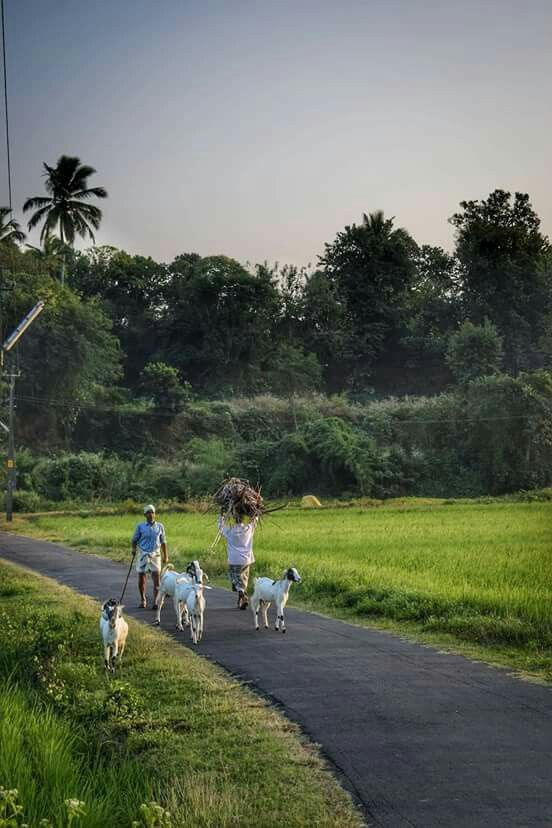
#> input picture GraphCut/original_pic.jpg, 552 x 828 px, found by its file name
$ python graph_cut.py
#> lines starting #> are read from the running program, lines starting #| are printed output that depends on the picture
import cv2
import numpy as np

# Load the image
img = cv2.imread(r"C:\Users\DELL\Desktop\github_cv\GraphCut\original_pic.jpg")
#> img is the input picture: shape (828, 552, 3); mean B, G, R 88.6, 104.2, 96.7
if img is None:
    print("Image not found. Please check the path.")
    exit()

# Create an initial mask
mask = np.zeros(img.shape[:2], np.uint8)

# Define models for background and foreground
bgModel = np.zeros((1, 65), np.float64)
fgModel = np.zeros((1, 65), np.float64)

# Define a rectangle around the object (x, y, width, height)
rect = (50, 50, 300, 300)

# Apply GrabCut algorithm
cv2.grabCut(img, mask, rect, bgModel, fgModel, 5, cv2.GC_INIT_WITH_RECT)

# Modify the mask: 0 & 2 => background, 1 & 3 => foreground
mask2 = np.where((mask == 2) | (mask == 0), 0, 1).astype("uint8")
result = img * mask2[:, :, np.newaxis]
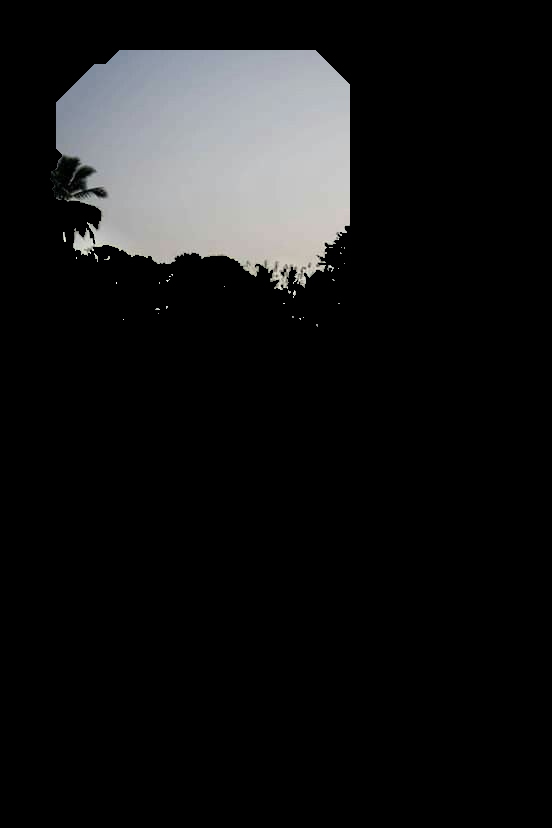
#> result: shape (828, 552, 3); mean B, G, R 22.6, 22.2, 21.9


# Display output
cv2.imshow("Original Image", img)
cv2.imshow("Segmented Foreground", result)
cv2.waitKey(0)
cv2.destroyAllWindows()
